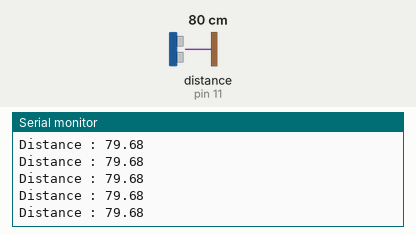
A program run on a simulated Arduino Uno, built with avr-gcc and run on an emulated ATmega328P. Parts: the last lines printed to the serial monitor. Wiring (inferred from the names in the program): ultrasonic range finder: trigger pin 10; echo pin 11. The test bench sets the inputs (shaded band); at power-on: distance to the obstacle (sensor on pin 11) 80 cm. The echo pulse lasts 58.3 µs per cm.

Above: at 1.2 s.
1.3 s: distance to the obstacle (sensor on pin 11) set to 2 cm
At 1.35 s:
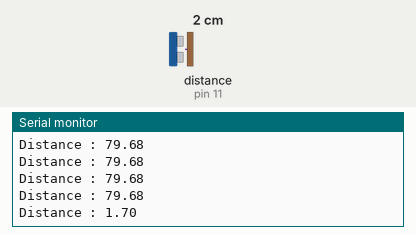
2.8 s: distance to the obstacle (sensor on pin 11) set to 4 cm
At 2.83 s:
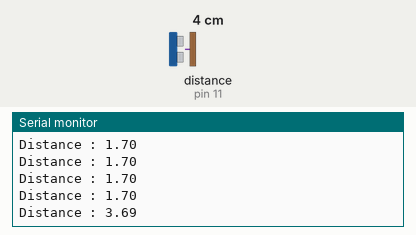
Timing chart, 0 to 5.8 s (numbered marks = the images above; inputs shaded):
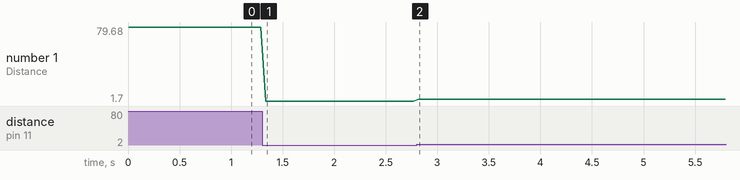

The program:

main.cpp
```cpp
int TRIG = 10; // transmitter
int ECHO = 11; // receiver

void setup() {
    pinMode(TRIG, OUTPUT);   // Set Transmitter pin (TRIG) as OUTPUT
    pinMode(ECHO, INPUT);    // Set Receiver pin (ECHO) as INPUT
    digitalWrite(TRIG, LOW); // make sure trig is low before measuring
    Serial.begin(115200);    // Set baud rate (bits/sec)
}

// TRIG -> HIGH for 10 us -> LOW
// ECHO -> HIGH (receiving for how many secons)

// let the distance to the object be x
// let speed of sound = s
// let time taken for sound to reach object and come back = t

// s = 2x/t
// x = s * t / 2

// Speed of sound = 343 m/s (approx) -> 0.0343 cm/us

void loop() {
    digitalWrite(TRIG, HIGH); // set TRIG pin HIGH for transmitting
    delayMicroseconds(10);    // delay by 10 microseconds
    digitalWrite(TRIG, LOW);  // set TRIG pin Low to stop transmitting

    int dur = pulseIn(ECHO, HIGH);    // measure the pulse duration on the receiver (ECHO) (in microseconds)
    double dist = (0.0343 * dur) / 2; // dist in cm

    Serial.print("Distance : "); // print the distance to the monitor
    Serial.println(dist);
    delay(50);
}
```

Measured:
- after the input at 1.3 s, the serial monitor: prints a new line at once (image 1)
- after the input at 2.8 s, the serial monitor: prints a new line at once (image 2)
- plotted number 1: 79.68 → 1.7 after the input at 1.3 s, 1.7 → 3.69 after the input at 2.8 s
